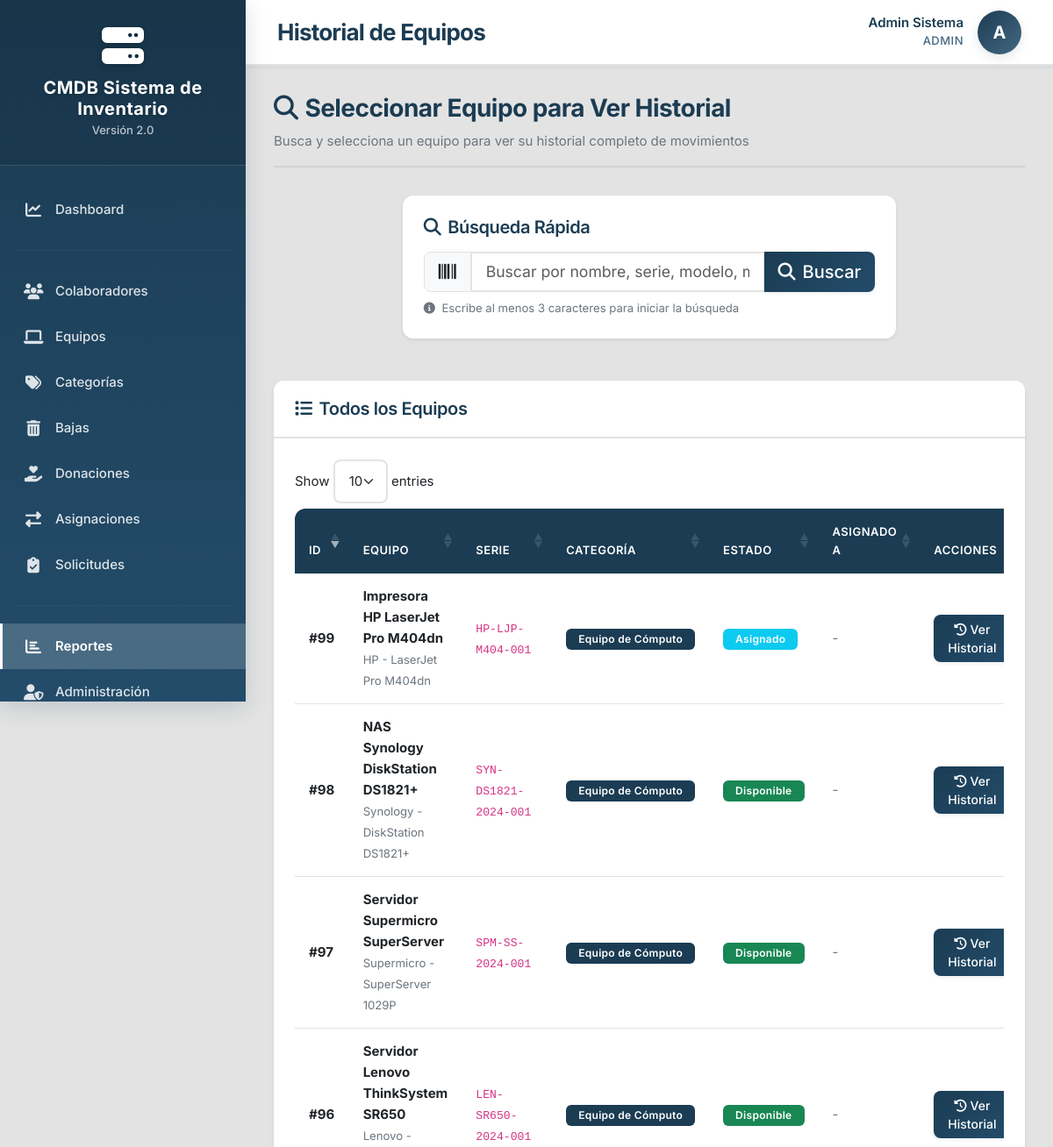
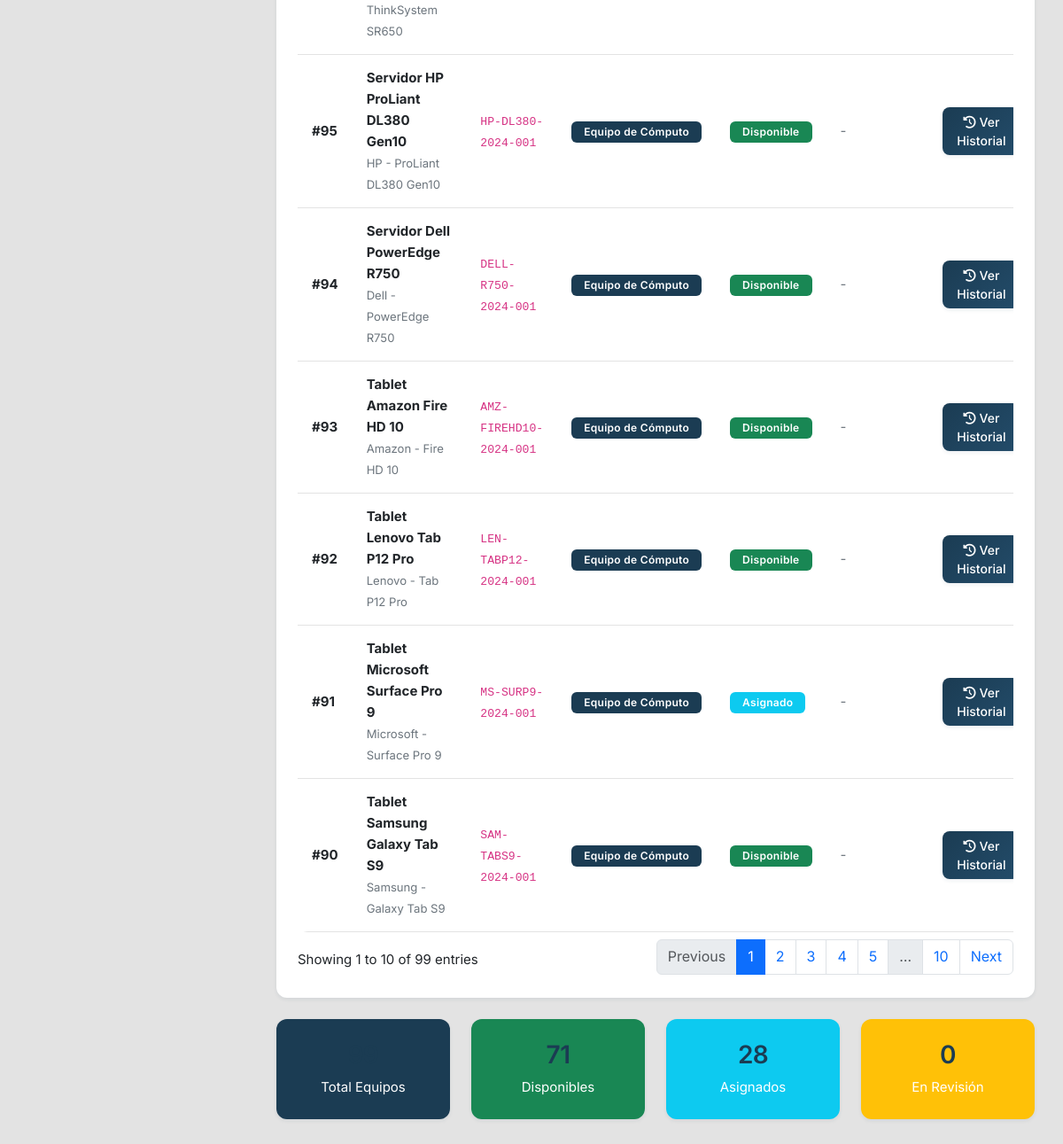
/public/index.php?route=reportes&action=historialEquipo (signed in), run on the app's committed database (2 pictures, top to bottom).
### tables this page shows
CREATE TABLE IF NOT EXISTS `equipos` (
  `id` int NOT NULL AUTO_INCREMENT,
  `codigo_inventario` varchar(50) DEFAULT NULL,
  `categoria_id` int NOT NULL,
  `nombre` varchar(150) NOT NULL,
  `descripcion` text,
  `foto` varchar(255) DEFAULT NULL,
  `codigo_qr` varchar(255) DEFAULT NULL,
  `numero_serie` varchar(100) DEFAULT NULL,
  `modelo` varchar(100) DEFAULT NULL,
  `marca` varchar(100) DEFAULT NULL,
  `estado` enum('disponible','asignado','dañado','mantenimiento','en_revision','dado_de_baja','donado') NOT NULL DEFAULT 'disponible',
  `condicion` enum('excelente','bueno','regular','malo') DEFAULT 'bueno',
  `ultima_revision` date DEFAULT NULL COMMENT 'Fecha de última revisión técnica',
  `ubicacion` varchar(200) DEFAULT NULL,
  `fecha_adquisicion` date DEFAULT NULL,
  `costo_adquisicion` decimal(10,2) DEFAULT NULL,
  `vida_util_anos` int DEFAULT '5',
  `valor_residual` decimal(10,2) DEFAULT '0.00',
  `observaciones` text,
  `created_at` timestamp NULL DEFAULT CURRENT_TIMESTAMP,
  `updated_at` timestamp NULL DEFAULT CURRENT_TIMESTAMP ON UPDATE CURRENT_TIMESTAMP,
  PRIMARY KEY (`id`),
  UNIQUE KEY `numero_serie` (`numero_serie`),
  UNIQUE KEY `codigo_inventario` (`codigo_inventario`),
  KEY `idx_categoria` (`categoria_id`),
  KEY `idx_estado` (`estado`),
  KEY `idx_numero_serie` (`numero_serie`)
);

CREATE TABLE IF NOT EXISTS `categorias` (
  `id` int NOT NULL AUTO_INCREMENT,
  `nombre` varchar(100) NOT NULL,
  `descripcion` text,
  `estado` enum('activa','inactiva') NOT NULL DEFAULT 'activa',
  `created_at` timestamp NULL DEFAULT CURRENT_TIMESTAMP,
  `updated_at` timestamp NULL DEFAULT CURRENT_TIMESTAMP ON UPDATE CURRENT_TIMESTAMP,
  PRIMARY KEY (`id`),
  UNIQUE KEY `nombre` (`nombre`),
  KEY `idx_nombre` (`nombre`),
  KEY `idx_estado` (`estado`)
);

### public/index.php (called while the page is built, shortened)
<?php
require_once '../src/Core/helpers.php';
require_once '../config/database.php';
try {
    $action = $_GET['action'] ?? 'index';
    $controller = new $controllerClass();
    $controller->$action();
} catch (Throwable $e) {
    if ($e->getCode() === 404) {
        http_response_code(404);
        echo "<h1>404 - Página no encontrada</h1>";
        echo "<p>" . htmlspecialchars($e->getMessage()) . "</p>";
    } else {
        handleException($e);
    }
    exit;
}

### src/Core/Database.php (called while the page is built, shortened)
<?php
class Database
{
    private static $instance = null;
    private $connection;
    private function __construct() {
        try {
            $dsn = 'mysql:host=' . DB_HOST . ';dbname=' . DB_NAME . ';charset=' . DB_CHARSET;
            $this->connection = new PDO($dsn, DB_USER, DB_PASS, [
                PDO::ATTR_ERRMODE => PDO::ERRMODE_EXCEPTION,
                PDO::ATTR_DEFAULT_FETCH_MODE => PDO::FETCH_ASSOC,
                PDO::ATTR_EMULATE_PREPARES => false,
            ]);
        } catch (PDOException $e) {
            throw new \Exception("Error de conexión a la base de datos: " . $e->getMessage());
        }
    }
    public static function getInstance() {
        if (self::$instance === null) {
            self::$instance = new self();
        }
        return self::$instance;
    }
    public function getConnection() {
        return $this->connection;
    }
}

### src/Models/Model.php (called while the page is built, shortened)
<?php
class Model
{
    public function __construct() {
        $this->db = Database::getInstance()->getConnection();
    }
}

### src/Models/Equipo.php (called while the page is built, shortened)
<?php
class Equipo extends Model
{
    protected $table = 'equipos';
    public function getAllWithCategoria()
    {
        $sql = "SELECT e.*, c.nombre as categoria_nombre
                FROM {$this->table} e
                LEFT JOIN categorias c ON e.categoria_id = c.id
                ORDER BY e.created_at DESC";
        return $this->db->query($sql)->fetchAll(PDO::FETCH_ASSOC);
    }
}

### src/Core/helpers.php (called while the page is built, shortened)
<?php
function e($string) {
    return htmlspecialchars($string ?? '', ENT_QUOTES, 'UTF-8');
}

### src/Views/reportes/seleccionar_equipo.php (the view, shortened to what this page needs)
<div class="page-header">
    <h2><i class="fas fa-search me-2"></i>Seleccionar Equipo para Ver Historial</h2>
    <p class="text-muted">Busca y selecciona un equipo para ver su historial completo de movimientos</p>
</div>
<div class="row mb-4">
    <div class="col-lg-8 mx-auto">
        <div class="card shadow-sm">
            <div class="card-body">
                <h5 class="mb-3">
                    <i class="fas fa-search me-2 text-primary"></i>Búsqueda Rápida
                </h5>
                <div class="input-group input-group-lg">
                    <span class="input-group-text">
                        <i class="fas fa-barcode"></i>
                    </span>
                    <input type="text"
                           class="form-control"
                           id="busquedaRapida"
                           placeholder="Buscar por nombre, serie, modelo, marca..."
                           autofocus>
                    <button class="btn btn-primary" type="button" onclick="buscarEquipo()">
                        <i class="fas fa-search me-2"></i>Buscar
                    </button>
                </div>
                <small class="text-muted mt-2 d-block">
                    <i class="fas fa-info-circle me-1"></i>
                    Escribe al menos 3 caracteres para iniciar la búsqueda
                </small>
            </div>
        </div>
    </div>
</div>
<div class="card">
    <div class="card-header">
        <h5 class="mb-0">
            <i class="fas fa-list me-2"></i>Todos los Equipos
        </h5>
    </div>
    <div class="card-body">
        <div class="table-responsive">
            <table class="table table-hover dataTable" id="tablaEquipos">
                <thead>
                    <tr>
                        <th>ID</th>
                        <th>Equipo</th>
                        <th>Serie</th>
                        <th>Categoría</th>
                        <th>Estado</th>
                        <th>Asignado a</th>
                        <th>Acciones</th>
                    </tr>
                </thead>
                <tbody>
                    <?php foreach ($equipos as $equipo): ?>
                    <tr>
                        <td><strong>#<?= $equipo['id'] ?></strong></td>
                        <td>
                            <div>
                                <strong><?= e($equipo['nombre']) ?></strong>
                                <?php if (!empty($equipo['marca'])): ?>
                                <br><small class="text-muted"><?= e($equipo['marca']) ?> - <?= e($equipo['modelo'] ?? '') ?></small>
                                <?php endif; ?>
                            </div>
                        </td>
                        <td>
                            <?php if (!empty($equipo['numero_serie'])): ?>
                                <code><?= e($equipo['numero_serie']) ?></code>
                            <?php else: ?>
                                <span class="text-muted">-</span>
                            <?php endif; ?>
                        </td>
                        <td>
                            <span class="badge bg-primary">
                                <?= e($equipo['categoria_nombre'] ?? 'N/A') ?>
                            </span>
                        </td>
                        <td>
                            <?php
                            $estadoBadge = [
                                'disponible' => 'success',
                                'asignado' => 'info',
                                'dañado' => 'danger',
                                'mantenimiento' => 'warning',
                                'dado_de_baja' => 'dark',
                                'donado' => 'secondary'
                            ];
                            $badgeClass = $estadoBadge[$equipo['estado']] ?? 'secondary';
                            ?>
                            <span class="badge bg-<?= $badgeClass ?>">
                                <?= ucfirst($equipo['estado']) ?>
                            </span>
                        </td>
                        <td>
                            <?php if ($equipo['estado'] === 'asignado' && !empty($equipo['colaborador_nombre'])): ?>
                                <i class="fas fa-user me-1"></i>
                                <?= e($equipo['colaborador_nombre']) ?>
                            <?php else: ?>
                                <span class="text-muted">-</span>
                            <?php endif; ?>
                        </td>
                        <td>
                            <a href="index.php?route=reportes&action=historialEquipo&id=<?= $equipo['id'] ?>"
                               class="btn btn-sm btn-primary"
                               title="Ver Historial">
                                <i class="fas fa-history me-1"></i>Ver Historial
                            </a>
                        </td>
                    </tr>
                    <?php endforeach; ?>
                </tbody>
            </table>
        </div>
    </div>
</div>
<div class="row mt-4">
    <div class="col-md-3">
        <div class="card bg-primary text-white">
            <div class="card-body text-center">
                <h3><?= count($equipos) ?></h3>
                <p class="mb-0">Total Equipos</p>
            </div>
        </div>
    </div>
    <div class="col-md-3">
        <div class="card bg-success text-white">
            <div class="card-body text-center">
                <h3><?= count(array_filter($equipos, fn($e) => $e['estado'] === 'disponible')) ?></h3>
                <p class="mb-0">Disponibles</p>
            </div>
        </div>
    </div>
    <div class="col-md-3">
        <div class="card bg-info text-white">
            <div class="card-body text-center">
                <h3><?= count(array_filter($equipos, fn($e) => $e['estado'] === 'asignado')) ?></h3>
                <p class="mb-0">Asignados</p>
            </div>
        </div>
    </div>
    <div class="col-md-3">
        <div class="card bg-warning text-white">
            <div class="card-body text-center">
                <h3><?= count(array_filter($equipos, fn($e) => in_array($e['estado'], ['dañado', 'mantenimiento']))) ?></h3>
                <p class="mb-0">En Revisión</p>
            </div>
        </div>
    </div>
</div>

### public/assets/css/custom.css (style rules this page uses)
:root { --color-primary: #1B3C53; --color-secondary: #234C6A; --color-tertiary: #456882; --color-background: #E3E3E3; --color-success: #28a745; --color-danger: #dc3545; --color-warning: #ffc107; --color-info: #17a2b8; --sidebar-width: 280px; --header-height: 75px; --border-radius: 12px; --transition-speed: 0.3s; --shadow-sm: 0 2px 4px rgba(27, 60, 83, 0.08); --shadow-md: 0 4px 12px rgba(27, 60, 83, 0.12); --shadow-lg: 0 8px 24px rgba(27, 60, 83, 0.16); --font-family: 'Inter', -apple-system, BlinkMacSystemFont, 'Segoe UI', Roboto, sans-serif; }
body { font-family: var(--font-family); background-color: var(--color-background); color: #2c3e50; font-size: 15px; line-height: 1.6; overflow-x: hidden; }
h1, h2, h3, h4, h5, h6 { font-weight: 600; color: var(--color-primary); letter-spacing: -0.02em; }
.page-header { margin-bottom: 32px; padding-bottom: 16px; border-bottom: 2px solid rgba(27, 60, 83, 0.1); }
.page-header h2 { margin: 0 0 8px 0; font-size: 28px; color: var(--color-primary); font-weight: 700; }
.page-header p { margin: 0; color: var(--color-tertiary); font-size: 15px; }
.card { border: none; border-radius: var(--border-radius); box-shadow: var(--shadow-sm); margin-bottom: 24px; transition: all var(--transition-speed) ease; background: white; }
.card-header { background: white; border-bottom: 2px solid var(--color-background); border-radius: var(--border-radius) var(--border-radius) 0 0 !important; padding: 20px 24px; font-weight: 600; color: var(--color-primary); }
.card-body { padding: 24px; }
.btn-primary { background: linear-gradient(135deg, var(--color-primary), var(--color-secondary)); border: none; padding: 12px 28px; font-weight: 600; border-radius: 8px; transition: all var(--transition-speed) ease; box-shadow: var(--shadow-sm); }
.btn { border-radius: 8px; font-weight: 500; padding: 10px 24px; transition: all var(--transition-speed) ease; }
.btn-sm { padding: 6px 16px; font-size: 14px; }
.badge { padding: 6px 14px; font-weight: 600; border-radius: 6px; font-size: 12px; letter-spacing: 0.3px; }
.table { border-radius: var(--border-radius); overflow: hidden; }
.table thead th { background: var(--color-primary); color: white; font-weight: 600; text-transform: uppercase; font-size: 13px; letter-spacing: 0.5px; border: none; padding: 16px; }
.table tbody tr { transition: all var(--transition-speed) ease; }
.table tbody td { padding: 14px 16px; vertical-align: middle; border-color: var(--color-background); }
.form-control, .form-select { border-radius: 8px; border: 2px solid var(--color-background); padding: 12px 16px; transition: all var(--transition-speed) ease; font-size: 15px; }
.text-primary { color: var(--color-primary) !important; }
.bg-primary { background-color: var(--color-primary) !important; }
.text-muted { color: #6c757d !important; }

### src/Views/reportes/seleccionar_equipo.php (style rules this page uses)
.card { transition: all 0.3s ease; }
.input-group-lg .form-control { font-size: 1.1rem; }
#tablaEquipos tbody tr { cursor: pointer; }

### data on the page
equipos: id "90", nombre "Tablet Samsung Galaxy Tab S9", marca "Samsung", modelo "Galaxy Tab S9", numero_serie "SAM-TABS9-2024-001", categoria.nombre "Equipo de Cómputo", estado "Disponible"
equipos: id "91", nombre "Tablet Microsoft Surface Pro 9", marca "Microsoft", modelo "Surface Pro 9", numero_serie "MS-SURP9-2024-001", categoria.nombre "Equipo de Cómputo", estado "Asignado"
equipos: id "92", nombre "Tablet Lenovo Tab P12 Pro", marca "Lenovo", modelo "Tab P12 Pro", numero_serie "LEN-TABP12-2024-001", categoria.nombre "Equipo de Cómputo", estado "Disponible"
equipos: id "93", nombre "Tablet Amazon Fire HD 10", marca "Amazon", modelo "Fire HD 10", numero_serie "AMZ-FIREHD10-2024-001", categoria.nombre "Equipo de Cómputo", estado "Disponible"
equipos: id "94", nombre "Servidor Dell PowerEdge R750", marca "Dell", modelo "PowerEdge R750", numero_serie "DELL-R750-2024-001", categoria.nombre "Equipo de Cómputo", estado "Disponible"
equipos: id "95", nombre "Servidor HP ProLiant DL380 Gen10", marca "HP", modelo "ProLiant DL380 Gen10", numero_serie "HP-DL380-2024-001", categoria.nombre "Equipo de Cómputo", estado "Disponible"
equipos: id "96", nombre "Servidor Lenovo ThinkSystem SR650", marca "Lenovo", modelo "ThinkSystem SR650", numero_serie "LEN-SR650-2024-001", categoria.nombre "Equipo de Cómputo", estado "Disponible"
equipos: id "97", nombre "Servidor Supermicro SuperServer", marca "Supermicro", modelo "SuperServer 1029P", numero_serie "SPM-SS-2024-001", categoria.nombre "Equipo de Cómputo", estado "Disponible"
equipos: id "98", nombre "NAS Synology DiskStation DS1821+", marca "Synology", modelo "DiskStation DS1821+", numero_serie "SYN-DS1821-2024-001", categoria.nombre "Equipo de Cómputo", estado "Disponible"
equipos: id "99", nombre "Impresora HP LaserJet Pro M404dn", marca "HP", modelo "LaserJet Pro M404dn", numero_serie "HP-LJP-M404-001", categoria.nombre "Equipo de Cómputo", estado "Asignado"

### other printed values
APP_NAME "CMDB Sistema de Inventario"
APP_VERSION "2.0"
$pageTitle "Historial de Equipos"
currentUser()['nombre'] . ' ' . currentUser()['apellido'] "Admin Sistema"
currentUser()['rol'] "ADMIN"
substr(currentUser()['nombre'], 0, 1) "A"
count(array_filter($equipos, fn($e) => $e['estado'] === 'disponible')) "71"
count(array_filter($equipos, fn($e) => $e['estado'] === 'asignado')) "28"
